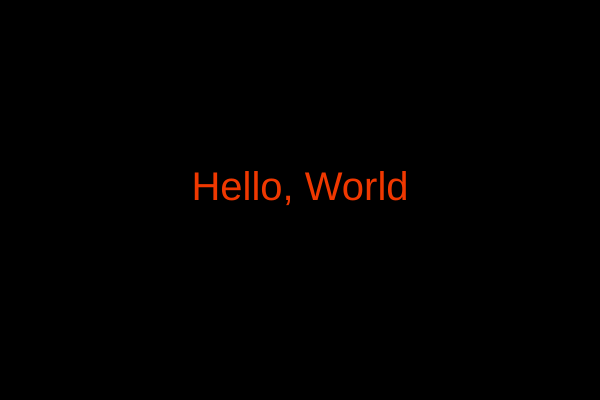
Frame 1 (no input)
Frame 60 (no input): identical to frame 1, image omitted
Frame 120 (the mouse pressed at the canvas centre since frame 60): identical to frame 1, image omitted

The p5.js sketch that drew this single still picture (run headless with seeded random() and noise() and a simulated clock; from frame 60 on, the mouse is pressed at the canvas centre):

// p5.js sketch
// ── sketch.js

// Setup code goes here
function setup() {
  createCanvas(600, 400);
  textSize(40);
  textAlign(CENTER);
 }


// Draw code goes here
function draw() {
  background(0);
  fill(240,56,0);
  text("Hello, World",width/2,height/2);
}
